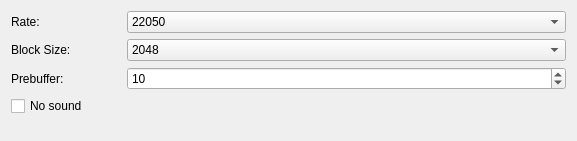
           <widget class="QWidget" name="pageMixer" >
            <property name="geometry" >
             <rect>
              <x>0</x>
              <y>0</y>
              <width>573</width>
              <height>141</height>
             </rect>
            </property>
            <attribute name="label" >
             <string>Mixer</string>
            </attribute>
            <layout class="QGridLayout" name="gridLayout_10" >
             <item row="0" column="0" >
              <layout class="QVBoxLayout" name="vlMixerPageSettings" >
               <item>
                <layout class="QHBoxLayout" name="hlMixerPageRate" >
                 <item>
                  <widget class="QLabel" name="labelMixerRate" >
                   <property name="minimumSize" >
                    <size>
                     <width>110</width>
                     <height>0</height>
                    </size>
                   </property>
                   <property name="maximumSize" >
                    <size>
                     <width>110</width>
                     <height>16777215</height>
                    </size>
                   </property>
                   <property name="text" >
                    <string>Rate:</string>
                   </property>
                   <property name="buddy" >
                    <cstring>comboBoxMixerRate</cstring>
                   </property>
                  </widget>
                 </item>
                 <item>
                  <widget class="QComboBox" name="comboBoxMixerRate" >
                   <property name="currentIndex" >
                    <number>1</number>
                   </property>
                   <item>
                    <property name="text" >
                     <string>11050</string>
                    </property>
                   </item>
                   <item>
                    <property name="text" >
                     <string>22050</string>
                    </property>
                   </item>
                   <item>
                    <property name="text" >
                     <string>44100</string>
                    </property>
                   </item>
                  </widget>
                 </item>
                </layout>
               </item>
               <item>
                <layout class="QHBoxLayout" name="hlBMixerPageBlockSize" >
                 <item>
                  <widget class="QLabel" name="labelMixerBlockSize" >
                   <property name="minimumSize" >
                    <size>
                     <width>110</width>
                     <height>0</height>
                    </size>
                   </property>
                   <property name="maximumSize" >
                    <size>
                     <width>110</width>
                     <height>16777215</height>
                    </size>
                   </property>
                   <property name="text" >
                    <string>Block Size:</string>
                   </property>
                   <property name="buddy" >
                    <cstring>comboBoxMixerBlockSize</cstring>
                   </property>
                  </widget>
                 </item>
                 <item>
                  <widget class="QComboBox" name="comboBoxMixerBlockSize" >
                   <property name="currentIndex" >
                    <number>1</number>
                   </property>
                   <item>
                    <property name="text" >
                     <string>1024</string>
                    </property>
                   </item>
                   <item>
                    <property name="text" >
                     <string>2048</string>
                    </property>
                   </item>
                   <item>
                    <property name="text" >
                     <string>4096</string>
                    </property>
                   </item>
                  </widget>
                 </item>
                </layout>
               </item>
               <item>
                <layout class="QHBoxLayout" name="hlMixerPagePrebuffer" >
                 <item>
                  <widget class="QLabel" name="labelMixerPreBuffer" >
                   <property name="minimumSize" >
                    <size>
                     <width>110</width>
                     <height>0</height>
                    </size>
                   </property>
                   <property name="maximumSize" >
                    <size>
                     <width>110</width>
                     <height>16777215</height>
                    </size>
                   </property>
                   <property name="text" >
                    <string>Prebuffer:</string>
                   </property>
                   <property name="buddy" >
                    <cstring>spinnBoxPrebuffer</cstring>
                   </property>
                  </widget>
                 </item>
                 <item>
                  <widget class="QSpinBox" name="spinnBoxPrebuffer" >
                   <property name="maximum" >
                    <number>999</number>
                   </property>
                   <property name="value" >
                    <number>10</number>
                   </property>
                  </widget>
                 </item>
                </layout>
               </item>
               <item>
                <widget class="QCheckBox" name="checkBoxMixerNoSound" >
                 <property name="text" >
                  <string>No sound</string>
                 </property>
                </widget>
               </item>
              </layout>
             </item>
             <item row="1" column="0" >
              <spacer name="vsMixerPage" >
               <property name="orientation" >
                <enum>Qt::Vertical</enum>
               </property>
               <property name="sizeHint" stdset="0" >
                <size>
                 <width>555</width>
                 <height>93</height>
                </size>
               </property>
              </spacer>
             </item>
            </layout>
           </widget>
